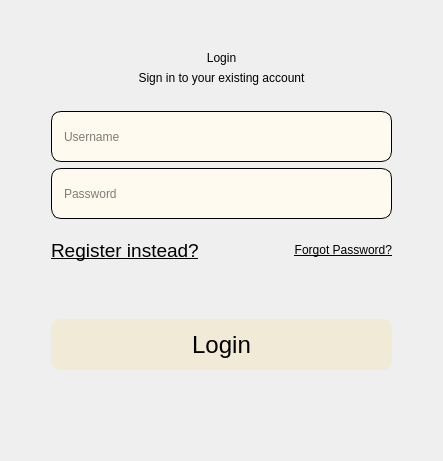
                  <widget class="QWidget" name="login">
                      <layout class="QVBoxLayout" name="verticalLayout_11">
                          <item>
                              <spacer name="verticalSpacer_6">
                                  <property name="orientation">
                                      <enum>Qt::Vertical</enum>
                                  </property>
                                  <property name="sizeType">
                                      <enum>QSizePolicy::Fixed</enum>
                                  </property>
                                  <property name="sizeHint" stdset="0">
                                      <size>
                                          <width>20</width>
                                          <height>40</height>
                                      </size>
                                  </property>
                              </spacer>
                          </item>
                          <item>
                              <widget class="QLabel" name="loginlabel">
                                  <property name="styleSheet">
                                      <string notr="true">font: 36pt &quot;MS Shell Dlg 2&quot;;
                                          color:rgb(0,0,0);
                                      </string>
                                  </property>
                                  <property name="text">
                                      <string>Login</string>
                                  </property>
                                  <property name="alignment">
                                      <set>Qt::AlignCenter</set>
                                  </property>
                              </widget>
                          </item>
                          <item>
                              <widget class="QLabel" name="text_2">
                                  <property name="styleSheet">
                                      <string notr="true">font: 16pt &quot;MS Shell Dlg 2&quot;;
color:rgb(0,0,0);</string>
                                  </property>
                                  <property name="text">
                                      <string>Sign in to your existing account</string>
                                  </property>
                                  <property name="alignment">
                                      <set>Qt::AlignCenter</set>
                                  </property>
                              </widget>
                          </item>
                          <item>
                              <spacer name="verticalSpacer_20">
                                  <property name="orientation">
                                      <enum>Qt::Vertical</enum>
                                  </property>
                                  <property name="sizeType">
                                      <enum>QSizePolicy::Expanding</enum>
                                  </property>
                                  <property name="sizeHint" stdset="0">
                                      <size>
                                          <width>20</width>
                                          <height>20</height>
                                      </size>
                                  </property>
                              </spacer>
                          </item>
                          <item>
                              <layout class="QHBoxLayout" name="horizontalLayout_5">
                                  <item>
                                      <spacer name="horizontalSpacer_7">
                                          <property name="orientation">
                                              <enum>Qt::Horizontal</enum>
                                          </property>
                                          <property name="sizeHint" stdset="0">
                                              <size>
                                                  <width>40</width>
                                                  <height>20</height>
                                              </size>
                                          </property>
                                      </spacer>
                                  </item>
                                  <item>
                                      <layout class="QVBoxLayout" name="verticalLayout">
                                          <item>
                                              <widget class="QLineEdit" name="ufield_login">
                                                  <property name="minimumSize">
                                                      <size>
                                                          <width>341</width>
                                                          <height>51</height>
                                                      </size>
                                                  </property>
                                                  <property name="styleSheet">
                                                      <string notr="true">background-color:rgba(0,0,0,0);
                                                  font: 14pt &quot;MS Shell Dlg 2&quot;;

                                                  background:#FFFAF0;
                                                  selection-background-color: black;
                                                  border-width: 1px;
                                                  border-style: solid;
                                                  border-color: black black black black;
                                                  border-radius: 10px;
                                                  padding: 2 10px;
                                              </string>
                                                  </property>
                                                  <property name="text">
                                                      <string/>
                                                  </property>
                                                  <property name="placeholderText">
                                                      <string>Username</string>
                                                  </property>
                                              </widget>
                                          </item>
                                          <item>
                                              <widget class="QLineEdit" name="pfield_login">
                                                  <property name="minimumSize">
                                                      <size>
                                                          <width>341</width>
                                                          <height>51</height>
                                                      </size>
                                                  </property>
                                                  <property name="styleSheet">
                                                      <string notr="true">background-color:rgba(0,0,0,0);
                                                  font: 14pt &quot;MS Shell Dlg 2&quot;;

                                                  background: #FFFAF0;
                                                  selection-background-color: black;
                                                  border-width: 1px;
                                                  border-style: solid;
                                                  border-color: black black black black;
                                                  border-radius: 10px;
                                                  padding: 2 10px;
                                              </string>
                                                  </property>
                                                  <property name="placeholderText">
                                                      <string>Password</string>
                                                  </property>
                                              </widget>
                                          </item>
                                          <item>
                                              <spacer name="verticalSpacer_21">
                                                  <property name="orientation">
                                                      <enum>Qt::Vertical</enum>
                                                  </property>
                                                  <property name="sizeType">
                                                      <enum>QSizePolicy::Fixed</enum>
                                                  </property>
                                                  <property name="sizeHint" stdset="0">
                                                      <size>
                                                          <width>20</width>
                                                          <height>10</height>
                                                      </size>
                                                  </property>
                                              </spacer>
                                          </item>
                                          <item>
                                              <layout class="QHBoxLayout" name="horizontalLayout_4">
                                                  <item>
                                                      <widget class="QLabel" name="l_direct_r">
                                                          <property name="enabled">
                                                              <bool>true</bool>
                                                          </property>
                                                          <property name="minimumSize">
                                                              <size>
                                                                  <width>0</width>
                                                                  <height>31</height>
                                                              </size>
                                                          </property>
                                                          <property name="font">
                                                              <font>
                                                                  <family>MS Shell Dlg 2</family>
                                                                  <pointsize>14</pointsize>
                                                                  <weight>50</weight>
                                                                  <italic>false</italic>
                                                                  <bold>false</bold>
                                                              </font>
                                                          </property>
                                                          <property name="cursor">
                                                              <cursorShape>PointingHandCursor</cursorShape>
                                                          </property>
                                                          <property name="styleSheet">
                                                              <string notr="true">font: 14pt &quot;MS Shell Dlg 2&quot;;
color:rgb(0,0,0);</string>
                                                          </property>
                                                          <property name="text">
                                                              <string>&lt;u&gt;Register instead?&lt;/u&gt;</string>
                                                          </property>
                                                          <property name="textFormat">
                                                              <enum>Qt::MarkdownText</enum>
                                                          </property>
                                                          <property name="openExternalLinks">
                                                              <bool>false</bool>
                                                          </property>
                                                      </widget>
                                                  </item>
                                                  <item>
                                                      <spacer name="horizontalSpacer_13">
                                                          <property name="orientation">
                                                              <enum>Qt::Horizontal</enum>
                                                          </property>
                                                          <property name="sizeHint" stdset="0">
                                                              <size>
                                                                  <width>40</width>
                                                                  <height>20</height>
                                                              </size>
                                                          </property>
                                                      </spacer>
                                                  </item>
                                                  <item>
                                                      <widget class="QLabel" name="l_direct_f">
                                                          <property name="minimumSize">
                                                              <size>
                                                                  <width>0</width>
                                                                  <height>31</height>
                                                              </size>
                                                          </property>
                                                          <property name="cursor">
                                                              <cursorShape>PointingHandCursor</cursorShape>
                                                          </property>
                                                          <property name="styleSheet">
                                                              <string notr="true">font: 14pt &quot;MS Shell Dlg 2&quot;;
                                                  color:rgb(0,0,0);
                                              </string>
                                                          </property>
                                                          <property name="text">
                                                              <string>&lt;u&gt;Forgot Password?&lt;/u&gt;</string>
                                                          </property>
                                                          <property name="textFormat">
                                                              <enum>Qt::MarkdownText</enum>
                                                          </property>
                                                          <property name="alignment">
                                                              <set>Qt::AlignRight|Qt::AlignTrailing|Qt::AlignVCenter
                                                              </set>
                                                          </property>
                                                      </widget>
                                                  </item>
                                              </layout>
                                          </item>
                                          <item>
                                              <widget class="QLabel" name="error_login">
                                                  <property name="minimumSize">
                                                      <size>
                                                          <width>0</width>
                                                          <height>31</height>
                                                      </size>
                                                  </property>
                                                  <property name="styleSheet">
                                                      <string notr="true">font: 12pt &quot;MS Shell Dlg 2&quot;;
                                                          color:red;
                                                      </string>
                                                  </property>
                                                  <property name="text">
                                                      <string/>
                                                  </property>
                                              </widget>
                                          </item>
                                          <item>
                                              <spacer name="verticalSpacer_22">
                                                  <property name="orientation">
                                                      <enum>Qt::Vertical</enum>
                                                  </property>
                                                  <property name="sizeType">
                                                      <enum>QSizePolicy::Fixed</enum>
                                                  </property>
                                                  <property name="sizeHint" stdset="0">
                                                      <size>
                                                          <width>20</width>
                                                          <height>10</height>
                                                      </size>
                                                  </property>
                                              </spacer>
                                          </item>
                                          <item>
                                              <widget class="QPushButton" name="login_button">
                                                  <property name="minimumSize">
                                                      <size>
                                                          <width>341</width>
                                                          <height>51</height>
                                                      </size>
                                                  </property>
                                                  <property name="font">
                                                      <font>
                                                          <family>MS Shell Dlg 2</family>
                                                          <pointsize>18</pointsize>
                                                          <weight>50</weight>
                                                          <italic>false</italic>
                                                          <bold>false</bold>
                                                      </font>
                                                  </property>
                                                  <property name="cursor">
                                                      <cursorShape>PointingHandCursor</cursorShape>
                                                  </property>
                                                  <property name="styleSheet">
                                                      <string notr="true">border-radius:10px;
background-color:rgb(240, 234, 214);
font: 18pt &quot;MS Shell Dlg 2&quot;;</string>
                                                  </property>
                                                  <property name="text">
                                                      <string>Login</string>
                                                  </property>
                                                  <property name="checkable">
                                                      <bool>false</bool>
                                                  </property>
                                              </widget>
                                          </item>
                                      </layout>
                                  </item>
                                  <item>
                                      <spacer name="horizontalSpacer_8">
                                          <property name="orientation">
                                              <enum>Qt::Horizontal</enum>
                                          </property>
                                          <property name="sizeHint" stdset="0">
                                              <size>
                                                  <width>40</width>
                                                  <height>20</height>
                                              </size>
                                          </property>
                                      </spacer>
                                  </item>
                              </layout>
                          </item>
                          <item>
                              <spacer name="verticalSpacer_4">
                                  <property name="orientation">
                                      <enum>Qt::Vertical</enum>
                                  </property>
                                  <property name="sizeType">
                                      <enum>QSizePolicy::Fixed</enum>
                                  </property>
                                  <property name="sizeHint" stdset="0">
                                      <size>
                                          <width>20</width>
                                          <height>80</height>
                                      </size>
                                  </property>
                              </spacer>
                          </item>
                      </layout>
                  </widget>
